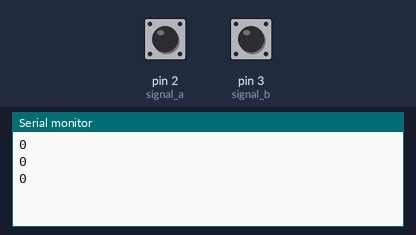
The sketch below on a simulated Arduino Uno, built with avr-gcc and run on an emulated ATmega328P. On the bench: the last lines printed to the serial monitor. Inputs (shaded band) come from the test bench; at power-on: pin 2 (signal_a) HIGH, pin 3 (signal_b) HIGH.

Above: at 1.2 s.
1.3 s: pin 2 (signal_a) pulled LOW for 0.15 s
At 1.9 s:
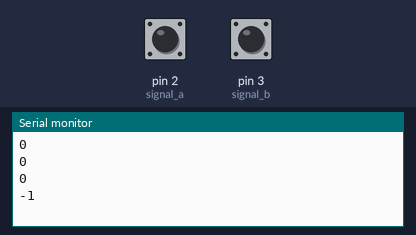
2.9 s: pin 2 (signal_a) pulled LOW for 1 s
At 4.4 s:
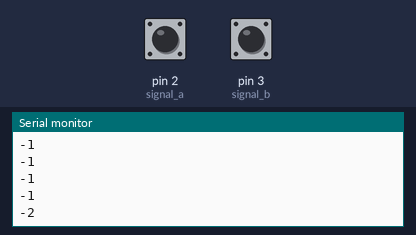
Timing chart, 0 to 5.9 s (numbered marks = the images above; inputs shaded):
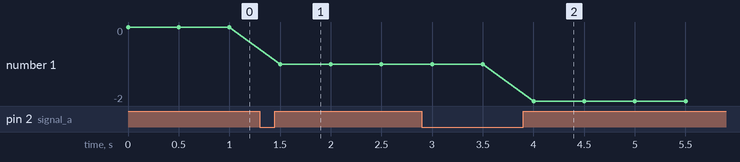

Measured:
- after the input at 1.3 s, the serial monitor: prints a new line after 0.20 s (image 1)
- after the input at 2.9 s, the serial monitor: prints a new line after 1.1 s (image 2)
- plotted number 1: 0 → -1 after the input at 1.3 s, -1 → -2 after the input at 2.9 s

The sketch:

encodeur_dephasage.ino
```cpp
const int signal_a = 2;
const int signal_b = 3;
volatile long impulse = 0;
void setup() {
  // put your setup code here, to run once:
  Serial.begin(9600);
  pinMode(signal_a, INPUT_PULLUP);
  pinMode(signal_b, INPUT_PULLUP);

  attachInterrupt(
    digitalPinToInterrupt(signal_a),
    impulsion,
    RISING);


}

void loop() {
  // put your main code here, to run repeatedly:

   long compteur;
  noInterrupts();
  compteur = impulse;
  interrupts();
  Serial.println(compteur);
  delay(500);

}

void impulsion(){
  if (digitalRead(signal_b) == LOW){
    impulse++;
  }
else{
  impulse--;
  }
}
```
